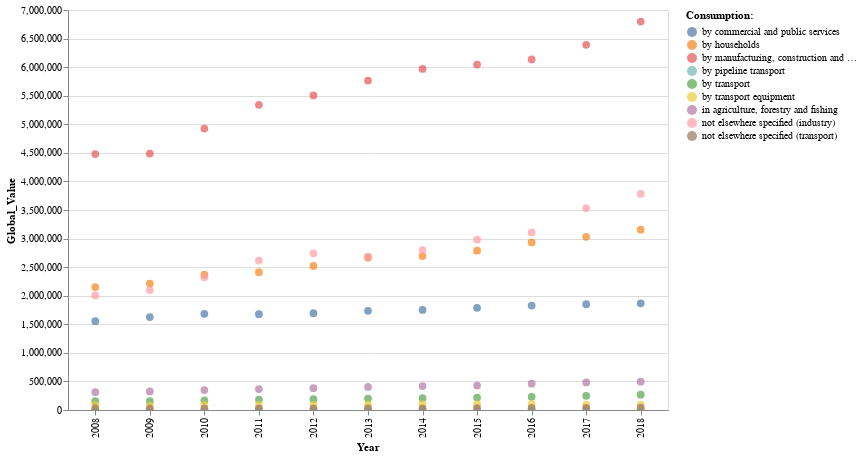

Notebook code cell kept with this figure:
### Markdown cell above
### Q2.B Scatter Plot

### Code cell
source = Q2_agg

alt.Chart(source).mark_circle(size=60).encode(
    x='Year:O',
    y='Global_Value:Q',
    color='Consumption:',
    tooltip=['Consumption:', 'Year', 'Global_Value']
    
).interactive().properties(
    width=600,
    height=400
)

### Figure 1 — Vega-Lite specification as saved in the notebook (floating-point values rounded to 4 significant figures)
{"config": {"view": {"continuousWidth": 400, "continuousHeight": 300}}, "data": {"name": "data-8036395cc9663c54dc900c4c1a428bb2"}, "mark": {"type": "circle", "size": 60}, "encoding": {"color": {"type": "nominal", "field": "Consumption:"}, "tooltip": [{"type": "nominal", "field": "Consumption:"}, {"type": "quantitative", "field": "Year"}, {"type": "quantitative", "field": "Global_Value"}], "x": {"type": "ordinal", "field": "Year"}, "y": {"type": "quantitative", "field": "Global_Value"}}, "height": 400, "selection": {"selector006": {"type": "interval", "bind": "scales", "encodings": ["x", "y"]}}, "width": 600, "$schema": "https://vega.github.io/schema/vega-lite/v4.8.1.json", "datasets": {"data-8036395cc9663c54dc900c4c1a428bb2": [{"Consumption:": " by commercial and public services", "Year": 2008.0, "Global_Value": 1553000.0}, {"Consumption:": " by commercial and public services", "Year": 2009.0, "Global_Value": 1626000.0}, {"Consumption:": " by commercial and public services", "Year": 2010.0, "Global_Value": 1682000.0}, {"Consumption:": " by commercial and public services", "Year": 2011.0, "Global_Value": 1677000.0}, {"Consumption:": " by commercial and public services", "Year": 2012.0, "Global_Value": 1695000.0}, {"Consumption:": " by commercial and public services", "Year": 2013.0, "Global_Value": 1735000.0}, {"Consumption:": " by commercial and public services", "Year": 2014.0, "Global_Value": 1751000.0}, {"Consumption:": " by commercial and public services", "Year": 2015.0, "Global_Value": 1788000.0}, {"Consumption:": " by commercial and public services", "Year": 2016.0, "Global_Value": 1827000.0}, {"Consumption:": " by commercial and public services", "Year": 2017.0, "Global_Value": 1853000.0}, {"Consumption:": " by commercial and public services", "Year": 2018.0, "Global_Value": 1868000.0}, {"Consumption:": " by households", "Year": 2008.0, "Global_Value": 2151000.0}, {"Consumption:": " by households", "Year": 2009.0, "Global_Value": 2212000.0}, {"Consumption:": " by households", "Year": 2010.0, "Global_Value": 2367000.0}, {"Consumption:": " by households", "Year": 2011.0, "Global_Value": 2412000.0}, {"Consumption:": " by households", "Year": 2012.0, "Global_Value": 2522000.0}, {"Consumption:": " by households", "Year": 2013.0, "Global_Value": 2668000.0}, {"Consumption:": " by households", "Year": 2014.0, "Global_Value": 2694000.0}, {"Consumption:": " by households", "Year": 2015.0, "Global_Value": 2789000.0}, {"Consumption:": " by households", "Year": 2016.0, "Global_Value": 2932000.0}, {"Consumption:": " by households", "Year": 2017.0, "Global_Value": 3030000.0}, {"Consumption:": " by households", "Year": 2018.0, "Global_Value": 3154000.0}, {"Consumption:": " by manufacturing, construction and non-fuel industry", "Year": 2008.0, "Global_Value": 4478000.0}, {"Consumption:": " by manufacturing, construction and non-fuel industry", "Year": 2009.0, "Global_Value": 4487000.0}, {"Consumption:": " by manufacturing, construction and non-fuel industry", "Year": 2010.0, "Global_Value": 4926000.0}, {"Consumption:": " by manufacturing, construction and non-fuel industry", "Year": 2011.0, "Global_Value": 5341000.0}, {"Consumption:": " by manufacturing, construction and non-fuel industry", "Year": 2012.0, "Global_Value": 5505000.0}, {"Consumption:": " by manufacturing, construction and non-fuel industry", "Year": 2013.0, "Global_Value": 5764000.0}, {"Consumption:": " by manufacturing, construction and non-fuel industry", "Year": 2014.0, "Global_Value": 5968000.0}, {"Consumption:": " by manufacturing, construction and non-fuel industry", "Year": 2015.0, "Global_Value": 6044000.0}, {"Consumption:": " by manufacturing, construction and non-fuel industry", "Year": 2016.0, "Global_Value": 6135000.0}, {"Consumption:": " by manufacturing, construction and non-fuel industry", "Year": 2017.0, "Global_Value": 6392000.0}, {"Consumption:": " by manufacturing, construction and non-fuel industry", "Year": 2018.0, "Global_Value": 6797000.0}, {"Consumption:": " by pipeline transport", "Year": 2008.0, "Global_Value": 7330.0}, {"Consumption:": " by pipeline transport", "Year": 2009.0, "Global_Value": 7202.0}, {"Consumption:": " by pipeline transport", "Year": 2010.0, "Global_Value": 7627.0}, {"Consumption:": " by pipeline transport", "Year": 2011.0, "Global_Value": 8560.0}, {"Consumption:": " by pipeline transport", "Year": 2012.0, "Global_Value": 8688.0}, {"Consumption:": " by pipeline transport", "Year": 2013.0, "Global_Value": 10480.0}, {"Consumption:": " by pipeline transport", "Year": 2014.0, "Global_Value": 9806.0}, {"Consumption:": " by pipeline transport", "Year": 2015.0, "Global_Value": 10770.0}, {"Consumption:": " by pipeline transport", "Year": 2016.0, "Global_Value": 11620.0}, {"Consumption:": " by pipeline transport", "Year": 2017.0, "Global_Value": 12720.0}, {"Consumption:": " by pipeline transport", "Year": 2018.0, "Global_Value": 12840.0}, {"Consumption:": " by transport", "Year": 2008.0, "Global_Value": 153700.0}, {"Consumption:": " by transport", "Year": 2009.0, "Global_Value": 154900.0}, {"Consumption:": " by transport", "Year": 2010.0, "Global_Value": 169000.0}, {"Consumption:": " by transport", "Year": 2011.0, "Global_Value": 181900.0}, {"Consumption:": " by transport", "Year": 2012.0, "Global_Value": 188600.0}, {"Consumption:": " by transport", "Year": 2013.0, "Global_Value": 199900.0}, {"Consumption:": " by transport", "Year": 2014.0, "Global_Value": 206000.0}, {"Consumption:": " by transport", "Year": 2015.0, "Global_Value": 217200.0}, {"Consumption:": " by transport", "Year": 2016.0, "Global_Value": 231600.0}, {"Consumption:": " by transport", "Year": 2017.0, "Global_Value": 247900.0}, {"Consumption:": " by transport", "Year": 2018.0, "Global_Value": 268700.0}, {"Consumption:": " by transport equipment", "Year": 2008.0, "Global_Value": 88320.0}, {"Consumption:": " by transport equipment", "Year": 2009.0, "Global_Value": 78760.0}, {"Consumption:": " by transport equipment", "Year": 2010.0, "Global_Value": 87690.0}, {"Consumption:": " by transport equipment", "Year": 2011.0, "Global_Value": 88470.0}, {"Consumption:": " by transport equipment", "Year": 2012.0, "Global_Value": 90110.0}, {"Consumption:": " by transport equipment", "Year": 2013.0, "Global_Value": 100100.0}, {"Consumption:": " by transport equipment", "Year": 2014.0, "Global_Value": 102800.0}, {"Consumption:": " by transport equipment", "Year": 2015.0, "Global_Value": 102100.0}, {"Consumption:": " by transport equipment", "Year": 2016.0, "Global_Value": 105900.0}, {"Consumption:": " by transport equipment", "Year": 2017.0, "Global_Value": 94340.0}, {"Consumption:": " by transport equipment", "Year": 2018.0, "Global_Value": 95460.0}, {"Consumption:": " in agriculture, forestry and fishing", "Year": 2008.0, "Global_Value": 312100.0}, {"Consumption:": " in agriculture, forestry and fishing", "Year": 2009.0, "Global_Value": 324100.0}, {"Consumption:": " in agriculture, forestry and fishing", "Year": 2010.0, "Global_Value": 350000.0}, {"Consumption:": " in agriculture, forestry and fishing", "Year": 2011.0, "Global_Value": 366600.0}, {"Consumption:": " in agriculture, forestry and fishing", "Year": 2012.0, "Global_Value": 381700.0}, {"Consumption:": " in agriculture, forestry and fishing", "Year": 2013.0, "Global_Value": 404600.0}, {"Consumption:": " in agriculture, forestry and fishing", "Year": 2014.0, "Global_Value": 418500.0}, {"Consumption:": " in agriculture, forestry and fishing", "Year": 2015.0, "Global_Value": 428600.0}, {"Consumption:": " in agriculture, forestry and fishing", "Year": 2016.0, "Global_Value": 460800.0}, {"Consumption:": " in agriculture, forestry and fishing", "Year": 2017.0, "Global_Value": 483200.0}, {"Consumption:": " in agriculture, forestry and fishing", "Year": 2018.0, "Global_Value": 496000.0}, {"Consumption:": " not elsewhere specified (industry)", "Year": 2008.0, "Global_Value": 2004000.0}, {"Consumption:": " not elsewhere specified (industry)", "Year": 2009.0, "Global_Value": 2099000.0}, {"Consumption:": " not elsewhere specified (industry)", "Year": 2010.0, "Global_Value": 2322000.0}, {"Consumption:": " not elsewhere specified (industry)", "Year": 2011.0, "Global_Value": 2616000.0}, {"Consumption:": " not elsewhere specified (industry)", "Year": 2012.0, "Global_Value": 2742000.0}, {"Consumption:": " not elsewhere specified (industry)", "Year": 2013.0, "Global_Value": 2686000.0}, {"Consumption:": " not elsewhere specified (industry)", "Year": 2014.0, "Global_Value": 2800000.0}, {"Consumption:": " not elsewhere specified (industry)", "Year": 2015.0, "Global_Value": 2983000.0}, {"Consumption:": " not elsewhere specified (industry)", "Year": 2016.0, "Global_Value": 3108000.0}, {"Consumption:": " not elsewhere specified (industry)", "Year": 2017.0, "Global_Value": 3534000.0}, {"Consumption:": " not elsewhere specified (industry)", "Year": 2018.0, "Global_Value": 3780000.0}, {"Consumption:": " not elsewhere specified (transport)", "Year": 2008.0, "Global_Value": 27270.0}, {"Consumption:": " not elsewhere specified (transport)", "Year": 2009.0, "Global_Value": 26080.0}, {"Consumption:": " not elsewhere specified (transport)", "Year": 2010.0, "Global_Value": 27680.0}, {"Consumption:": " not elsewhere specified (transport)", "Year": 2011.0, "Global_Value": 30320.0}, {"Consumption:": " not elsewhere specified (transport)", "Year": 2012.0, "Global_Value": 30470.0}, {"Consumption:": " not elsewhere specified (transport)", "Year": 2013.0, "Global_Value": 30920.0}, {"Consumption:": " not elsewhere specified (transport)", "Year": 2014.0, "Global_Value": 30630.0}, {"Consumption:": " not elsewhere specified (transport)", "Year": 2015.0, "Global_Value": 33140.0}, {"Consumption:": " not elsewhere specified (transport)", "Year": 2016.0, "Global_Value": 35040.0}, {"Consumption:": " not elsewhere specified (transport)", "Year": 2017.0, "Global_Value": 38300.0}, {"Consumption:": " not elsewhere specified (transport)", "Year": 2018.0, "Global_Value": 39770.0}]}}
